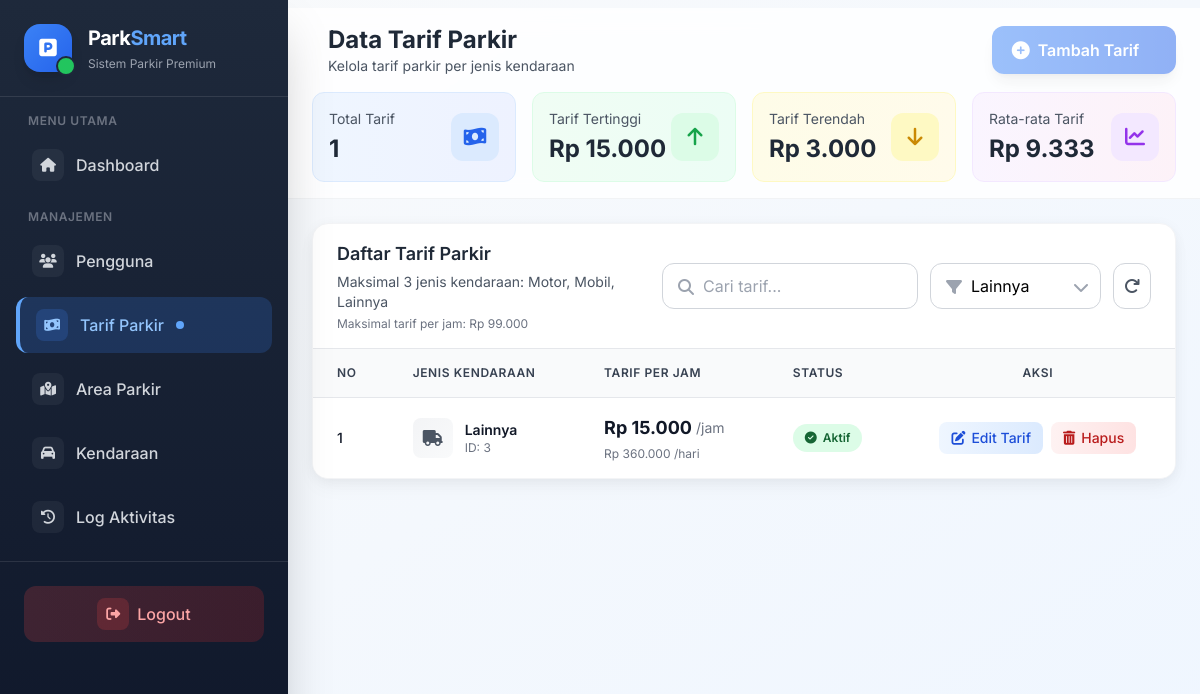
/views/admin/tarif.php?jenis_filter=lainnya (signed in), run on the app's committed database.
### tables this page shows
CREATE TABLE `tb_tarif` (
  `id_tarif` int NOT NULL,
  `jenis_kendaraan` enum('motor','mobil','lainnya') NOT NULL,
  `tarif_per_jam` decimal(10,0) NOT NULL
);

### views/admin/tarif.php (the view, shortened to what the rows shown need)
<?php
include_once __DIR__ . '/../../controllers/c_tarif.php';
include '../templates/header.php';
?>
<div class="flex min-h-screen">
    <?php include '../templates/sidebar.php'; ?>
    <div class="flex-1 md:ml-72 pt-2 transition-all duration-300">
        <header class="sticky top-0 z-30 bg-white/80 backdrop-blur-md border-b border-gray-200/50">
            <div class="flex items-center justify-between px-6 py-4">
                <div class="flex items-center space-x-4">
                    <div>
                        <h1 class="text-2xl font-bold text-gray-800">Data Tarif Parkir</h1>
                    </div>
                </div>
            </div>
        </header>
        <main class="p-6">
            <div class="bg-white rounded-2xl shadow-soft border border-gray-100 overflow-hidden animate-fade-in">
                <div class="px-6 py-4 border-b border-gray-200 flex flex-col sm:flex-row sm:items-center justify-between">
                    <div>
                        <h2 class="text-lg font-semibold text-gray-800">Daftar Tarif Parkir</h2>
                    </div>
                </div>
                <div class="overflow-x-auto">
                    <table class="min-w-full divide-y divide-gray-200">
                        <thead class="bg-gray-50">
                            <tr>
                                <th class="px-6 py-4 text-left text-xs font-semibold text-gray-700 uppercase tracking-wider">
                                    <div class="flex items-center space-x-2">
                                        <span>No</span>
                                    </div>
                                </th>
                                <th class="px-6 py-4 text-left text-xs font-semibold text-gray-700 uppercase tracking-wider">
                                    Jenis Kendaraan
                                </th>
                                <th class="px-6 py-4 text-left text-xs font-semibold text-gray-700 uppercase tracking-wider">
                                    Tarif Per Jam
                                </th>
                                <th class="px-6 py-4 text-left text-xs font-semibold text-gray-700 uppercase tracking-wider">
                                    Status
                                </th>
                                <th class="px-6 py-4 text-left text-xs font-semibold text-gray-700 uppercase tracking-wider text-center">
                                    Aksi
                                </th>
                            </tr>
                        </thead>
                        <tbody class="bg-white divide-y divide-gray-200">
                            <?php
                            if (!empty($data_tarif)) :
                                $no = ($current_page - 1) * $limit + 1;
                                foreach ($data_tarif as $row):
                                    $tarif_formatted = 'Rp ' . number_format($row->tarif_per_jam, 0, ',', '.');
                                    $is_max = $row->tarif_per_jam >= 99000;
                            ?>
                            <tr class="hover:bg-gray-50/50 transition-all duration-200 animate-slide-in" style="animation-delay: <?= ($no % 10) * 0.05 ?>s;">
                                <td class="px-6 py-4 whitespace-nowrap">
                                    <div class="text-sm font-medium text-gray-900"><?= $no++ ?></div>
                                </td>
                                <td class="px-6 py-4 whitespace-nowrap">
                                    <div class="flex items-center">
                                        <div class="w-10 h-10 rounded-lg
                                            <?= $row->jenis_kendaraan == 'motor' ? 'bg-gradient-to-br from-yellow-100 to-yellow-50' :
                                               ($row->jenis_kendaraan == 'mobil' ? 'bg-gradient-to-br from-blue-100 to-blue-50' :
                                               'bg-gradient-to-br from-gray-100 to-gray-50') ?>
                                            flex items-center justify-center mr-3">
                                            <i class="
                                                <?= $row->jenis_kendaraan == 'motor' ? 'fas fa-motorcycle text-yellow-600' :
                                                   ($row->jenis_kendaraan == 'mobil' ? 'fas fa-car text-blue-600' :
                                                   'fas fa-truck text-gray-600') ?>
                                            "></i>
                                        </div>
                                        <div>
                                            <div class="text-sm font-semibold text-gray-900">
                                                <?= htmlspecialchars(ucfirst($row->jenis_kendaraan)) ?>
                                            </div>
                                            <div class="text-xs text-gray-500">ID: <?= $row->id_tarif ?></div>
                                        </div>
                                    </div>
                                </td>
                                <td class="px-6 py-4 whitespace-nowrap">
                                    <div class="flex items-center">
                                        <span class="text-lg font-bold text-gray-900 <?= $is_max ? 'text-red-600' : '' ?>">
                                            <?= $tarif_formatted ?>
                                        </span>
                                        <span class="text-sm text-gray-500 ml-1">/jam</span>
                                    </div>
                                    <div class="text-xs text-gray-500 mt-1">
                                        <?= 'Rp ' . number_format($row->tarif_per_jam * 24, 0, ',', '.') ?> /hari
                                    </div>
                                </td>
                                <td class="px-6 py-4 whitespace-nowrap">
                                    <span class="inline-flex items-center px-3 py-1.5 rounded-full text-xs font-semibold bg-green-100 text-green-800">
                                        <i class="fas fa-check-circle mr-1.5"></i> Aktif
                                    </span>
                                </td>
                                <td class="px-6 py-4 whitespace-nowrap text-center">
                                    <div class="flex items-center justify-center space-x-2">
                                        <button onclick="openEdit(
                                            '<?= $row->id_tarif ?>',
                                            '<?= htmlspecialchars($row->jenis_kendaraan, ENT_QUOTES) ?>',
                                            '<?= $row->tarif_per_jam ?>'
                                        )" class="inline-flex items-center px-3 py-1.5 bg-gradient-to-r from-blue-50 to-blue-100 hover:from-blue-100 hover:to-blue-200 text-blue-700 rounded-lg text-sm font-medium transition-all duration-200 hover:shadow-sm <?= $is_max ? 'opacity-75 cursor-not-allowed' : '' ?>">
                                            <i class="fas fa-edit mr-1.5"></i> Edit Tarif
                                        </button>
                                        <button onclick="hapusTarif('<?= $row->id_tarif ?>', '<?= htmlspecialchars(ucfirst($row->jenis_kendaraan), ENT_QUOTES) ?>')" class="inline-flex items-center px-3 py-1.5 bg-gradient-to-r from-red-50 to-red-100 hover:from-red-100 hover:to-red-200 text-red-700 rounded-lg text-sm font-medium transition-all duration-200 hover:shadow-sm">
                                            <i class="fas fa-trash-alt mr-1.5"></i> Hapus
                                        </button>
                                    </div>
                                </td>
                            </tr>
                            <?php
                                endforeach;
                            endif; ?>
                        </tbody>
                    </table>
                </div>
            </div>
        </main>
    </div>
</div>
<?php include '../templates/footer.php'; ?>

### data on the page
tb_tarif: jenis_kendaraan "Lainnya", id_tarif "3", tarif_per_jam "Rp 15.000", $row->tarif_per_jam*24 "360.000"

### other printed values
$total_data "1"
$tarif_tertinggi "15.000"
$tarif_terendah "3.000"
$rata_rata_tarif "9.333"
